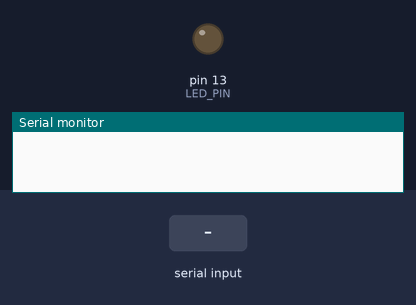
Bench run of a sketch on a simulated Arduino Uno, built with avr-gcc and run on an emulated ATmega328P. Parts: output pins drawn as LEDs (lit = HIGH), the last lines printed to the serial monitor. Inputs (shaded band) come from the test bench.

Above: at 1.2 s.
1.3 s: "90,45\n" received over Serial
At 2.1 s:
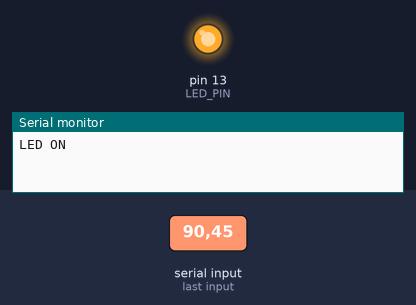
2.8 s: "0\n" received over Serial
At 3.3 s:
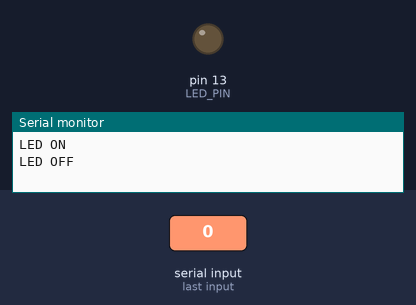
4.3 s: "30,150\n" received over Serial
At 5.6 s:
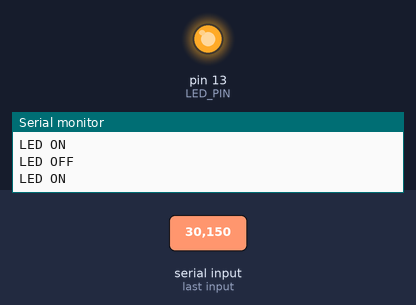
Timing chart, 0 to 7.3 s (numbered marks = the images above; inputs shaded):
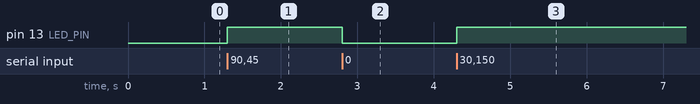

The sketch:

serial_receiver.ino
```cpp
 #define LED_PIN 13

void setup() {
  // put your setup code here, to run once:
  pinMode(LED_PIN, OUTPUT);  // Endret fra LOW til OUTPUT
  digitalWrite(LED_PIN, LOW);  // Sett initial tilstand

  Serial.begin(115200);
  Serial.setTimeout(1);
}

void loop() {
  // put your main code here, to run repeatedly:
  if(Serial.available()) {
    String input = Serial.readStringUntil('\n');  // Les til linjeskift
    int x = input.toInt();

    if(x == 0) {
      digitalWrite(LED_PIN, LOW);
      Serial.println("LED OFF");  // Send tilbakemelding
    }
    else {
      digitalWrite(LED_PIN, HIGH);
      Serial.println("LED ON");   // Send tilbakemelding
    }
  }
}
```

Measured:
- after the input at 1.3 s, pin 13 (LED_PIN): LOW → HIGH at once
- after the input at 2.8 s, pin 13 (LED_PIN): HIGH → LOW at once
- after the input at 4.3 s, pin 13 (LED_PIN): LOW → HIGH at once
